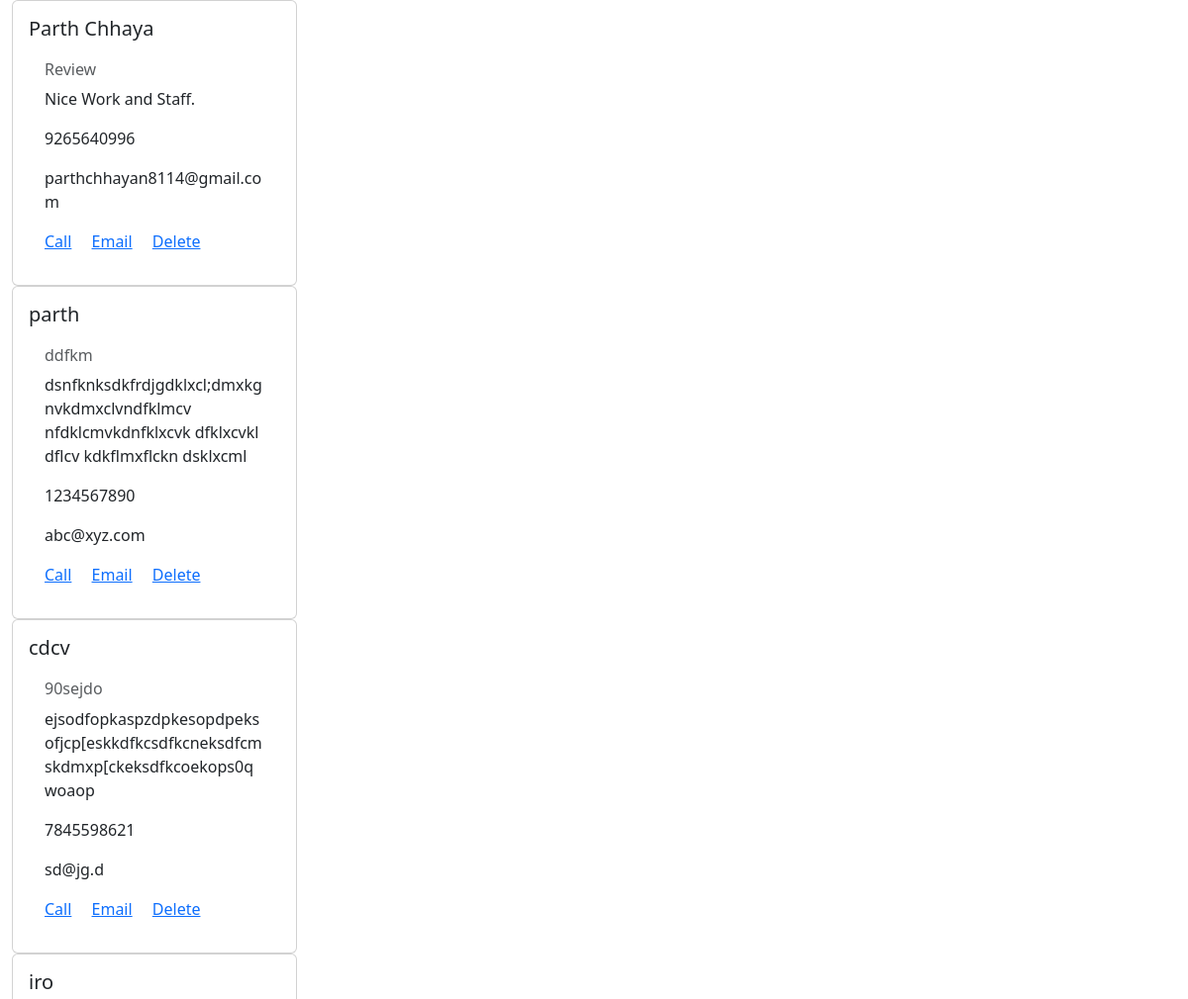
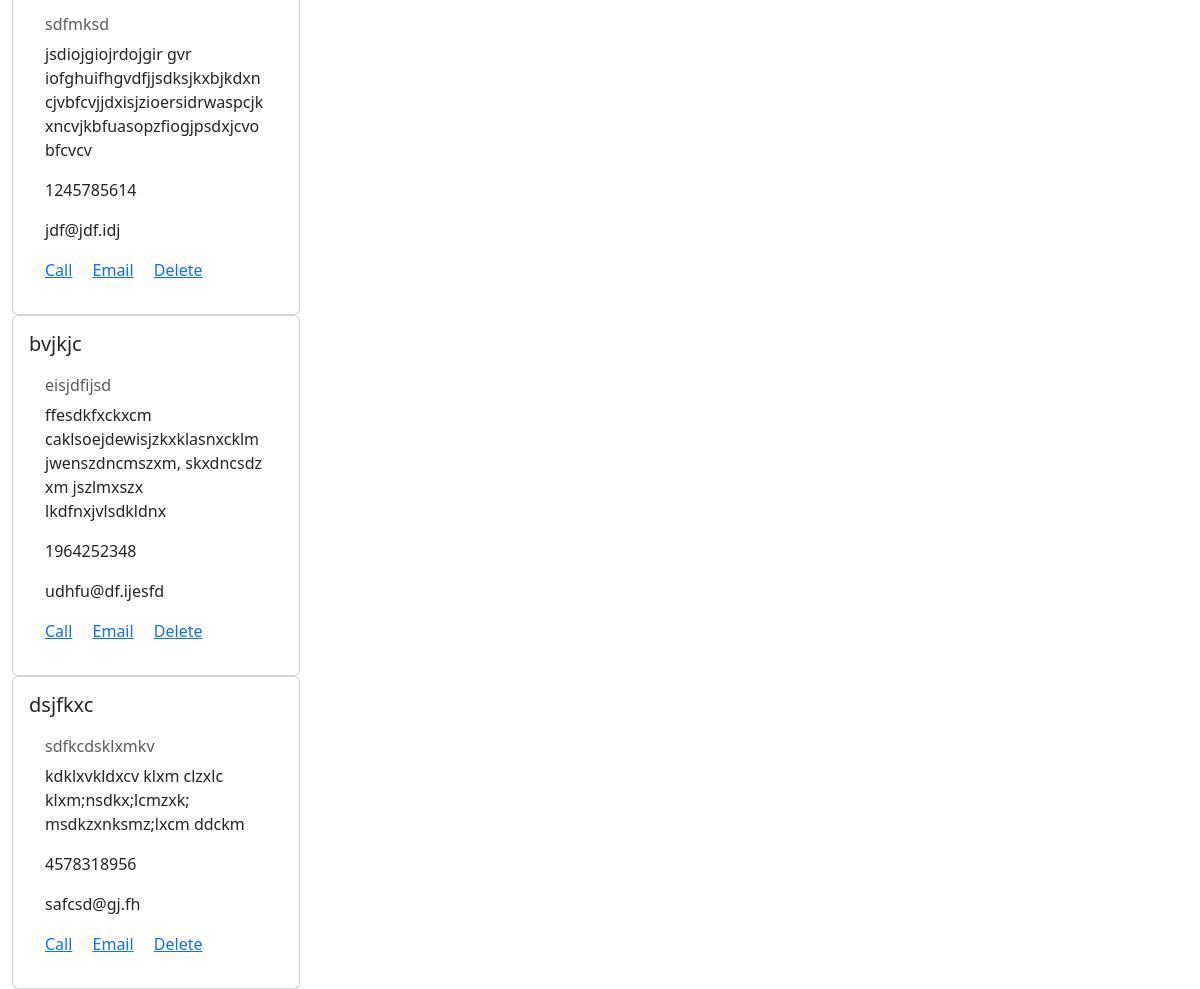
The page /Website/Admin/tempfeed.php on the database its author committed (2 pictures, top to bottom).
### tables this page shows
CREATE TABLE `feedback` (
  `id` int(11) NOT NULL,
  `nam` varchar(255) NOT NULL,
  `email` varchar(255) NOT NULL,
  `phone` varchar(15) NOT NULL,
  `subjec` varchar(255) NOT NULL,
  `messag` text NOT NULL
);

### Website/Admin/tempfeed.php (the view, shortened to what this page needs)
<!doctype html>
<html lang="en">
</html>
<head>
    <link href="https://cdn.jsdelivr.net/npm/bootstrap@5.3.3/dist/css/bootstrap.min.css" rel="stylesheet"
>
</head>
<body>
    <div class="container-fluid">
        <div class="row">
            <?php
            include 'dbconfig.php';
            $query = "SELECT * FROM feedback";
            $data = mysqli_query($conn, $query);
            if ($data->num_rows > 0) {
                while ($row = $data->fetch_assoc()) {
                    echo '<div class="col-md-4">';
                    echo '<div class="card" style="width: 18rem;">';
                    echo '<div class="card-body">';
                    echo '<h5 class="card-title">' . htmlspecialchars($row['nam']) . '</h5>';
                    echo '<div class="card-body">';
                    echo '<h6 class="card-subtitle mb-2 text-body-secondary"> ' . htmlspecialchars($row['subjec']) . '</h6>';
                    echo '<p class="card-text"> ' . htmlspecialchars($row['messag']) . '</p>';
                    echo '<p class="card-text">' . htmlspecialchars($row['phone']) . '</p>';
                    echo '<p class="card-text">' . htmlspecialchars($row['email']) . '</p>';
                    echo ' <a href="#" class="card-link">Call</a>';
                    echo ' <a href="#" class="card-link">Email</a>';
                    echo '  <a href="#" class="card-link">Delete</a>';
                    echo '</div> ';
                    echo '</div> ';
                    echo '</div> ';
                }
            } else {
                echo '<p>No feedback found.</p>';
            }
            ?>
        </div>
    </div>
</body>
</html>

### rows shown on the page
feedback: nam "Parth Chhaya", subjec "Review", messag "Nice Work and Staff.", phone "9265640996", email "parthchhayan8114@gmail.com"
feedback: nam "parth", subjec "ddfkm", messag "dsnfknksdkfrdjgdklxcl;dmxkgnvkdmxclvndfklmcv nfdklcmvkdnfklxcvk dfklxcvkl dflcv kdkflmxflckn dsklxcml", phone "1234567890", email "abc@xyz.com"
feedback: nam "cdcv", subjec "90sejdo", messag "ejsodfopkaspzdpkesopdpeksofjcp[eskkdfkcsdfkcneksdfcmskdmxp[ckeksdfkcoekops0qwoaop", phone "7845598621", email "sd@jg.d"
feedback: nam "iro", subjec "sdfmksd", messag "jsdiojgiojrdojgir gvr iofghuifhgvdfjjsdksjkxbjkdxncjvbfcvjjdxisjzioersidrwaspcjkxncvjkbfuasopzfiogjpsdxjcvobfcvcv", phone "1245785614", email "jdf@jdf.idj"
feedback: nam "bvjkjc", subjec "eisjdfijsd", messag "ffesdkfxckxcm caklsoejdewisjzkxklasnxcklm jwenszdncmszxm, skxdncsdz xm jszlmxszx lkdfnxjvlsdkldnx", phone "1964252348", email "udhfu@df.ijesfd"
feedback: nam "dsjfkxc", subjec "sdfkcdsklxmkv", messag "kdklxvkldxcv klxm clzxlc klxm;nsdkx;lcmzxk; msdkzxnksmz;lxcm ddckm", phone "4578318956", email "safcsd@gj.fh"
